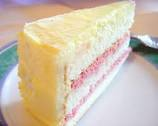
#> input picture Image recognition/Resources_4.1/FoodImages/Train/Cakes/cake1.png, 158 x 126 px, found by its file name; its folder holds 3 pictures in this run
$ python Task4.1P.py
#> lines starting #> are read from the running program, lines starting #| are printed output that depends on the picture; pictures that were not available may be replaced by others from this repository, and a replacement may not be noted
#> pass 2 of the loop `for i in range(0, len(foods)):`:
#> pass 3 of the loop `for i in range(0, len(foods)):`:
import numpy as np
import cv2 as cv
from sklearn.cluster import KMeans
from sklearn.datasets import make_blobs
from yellowbrick.cluster import KElbowVisualizer


"""
The Dictionary class below is developed to build BoW models using K-means algorithm.
K- means is used and the create_word_histograms method which constructs word histograms for a given list of images.
"""
class Dictionary(object):
    # initialise the class
    def __init__(self, name, img_filenames, num_words):
        self.name = name #name of your dictionary
        self.img_filenames = img_filenames #list of image filenames
        self.num_words = num_words #the number of words

        self.training_data = [] #this is the training data required by the K-Means algorithm
        self.words = [] #list of words, which are the centroids of clusters

    def learn(self):
        sift = cv.xfeatures2d.SIFT_create()

        num_keypoints = []  # this is used to store the number of keypoints in each image

        # load training images and compute SIFT descriptors
        for filename in self.img_filenames:
            img = cv.imread(filename)
#> img is the input picture: shape (126, 158, 3); mean B, G, R 173.3, 192.9, 207.9
            img_gray = cv.cvtColor(img, cv.COLOR_BGR2GRAY)
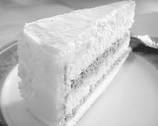
#> img_gray: shape (126, 158); min 20, max 254, mean 195.2
            list_des = sift.detectAndCompute(img_gray, None)[1]

            # if there is not descriptors (such as a white piece of paper), there are 0 key points
            if list_des is None:
                num_keypoints.append(0)
            else:
                num_keypoints.append(len(list_des))
                for des in list_des:
                    self.training_data.append(des)
#> this loop made 71 passes
#> after the loop, self.training_data = 71 items
#> pass 2 of the loop in learn, `for filename in self.img_filenames:`:
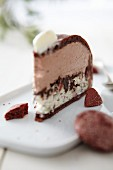
#> input picture Image recognition/Resources_4.1/FoodImages/Train/Cakes/cake10.jpg, 113 x 170 px, found by its file name
#> in learn, img is the input picture: shape (170, 113, 3); mean B, G, R 172.3, 177.3, 188.6
#> in learn, `img_gray = cv.cvtColor(img, cv.COLOR_BGR2GRAY)`:
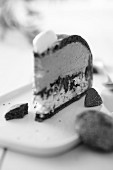
#> img_gray: shape (170, 113); min 3, max 255, mean 180.1
#> the loop in learn, `for des in list_des:` made 142 passes
#> after the loop in learn, `for des in list_des:`: self.training_data = 213 items
#> pass 3 of the loop in learn, `for filename in self.img_filenames:`:
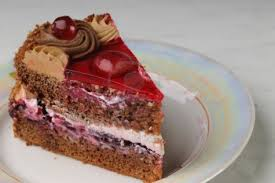
#> input picture Image recognition/Resources_4.1/FoodImages/Train/Cakes/cake11.jpg, 275 x 183 px, found by its file name
#> in learn, img is the input picture: shape (183, 275, 3); mean B, G, R 128.8, 136.8, 160.7
#> in learn, `img_gray = cv.cvtColor(img, cv.COLOR_BGR2GRAY)`:
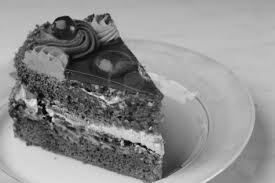
#> img_gray: shape (183, 275); min 2, max 237, mean 143.1
#> after the loop in learn, `for des in list_des:`: self.training_data = 594 items
#> the loop made 5 passes; the first 3 are shown

        # cluster SIFT descriptors using K-means algorithm
        kmeans = KMeans(self.num_words)
        kmeans.fit(self.training_data)

        # each word represent a cluster centroid
        self.words = kmeans.cluster_centers_
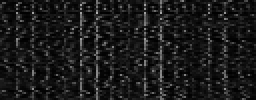
#> self.words: shape (50, 128) float64 (shown 2 times larger); min 0.333, max 174.6, mean 26.6

        # create word histograms for training images
        training_word_histograms = []  # list of word histograms of all training images
        index = 0
        for i in range(0, len(self.img_filenames)):
            # for each file, create a histogram
            histogram = np.zeros(self.num_words, np.float32)

            # if some keypoints exist
            if num_keypoints[i] > 0:
                for j in range(0, num_keypoints[i]):
                    histogram[kmeans.labels_[j + index]] += 1
                index += num_keypoints[i]
                histogram /= num_keypoints[i]
                training_word_histograms.append(histogram)

        return training_word_histograms

    def create_word_histograms(self, img_filenames):
        sift = cv.xfeatures2d.SIFT_create()
        histograms = []

        for filename in img_filenames:
            img = cv.imread(filename)
            img_gray = cv.cvtColor(img, cv.COLOR_BGR2GRAY)
            descriptors = sift.detectAndCompute(img_gray, None)[1]

            histogram = np.zeros(self.num_words, np.float32)  # word histogram for the input image
#> histogram = 50 values from 0 to 0

            if descriptors is not None:
                for des in descriptors:
                    # find the best matching word
                    min_distance = 1111111  # this can be any large number
                    matching_word_ID = -1 #initial matching_word_ID=-1 means no matching

                    # search for the best matching word
                    for i in range(0,self.num_words):
                        distance = np.linalg.norm(des - self.words[i])
                        if distance < min_distance:
                            min_distance = distance
                            matching_word_ID = i

                    histogram[matching_word_ID] += 1
#> after the loop, histogram = 50 values, max 6 at index 6, min 0 at index 1, mean 1.42

                histogram /= len(descriptors)  # normalise histogram to frequencies
#> histogram = 50 values, max 0.0845 at index 6, min 0 at index 1, mean 0.02

            histograms.append(histogram)

        return histograms

import os

"""
training_file_names: containing the file names of all training images
training_food_labels: containing the food labels of all training images
Cakes have labels as 0, Pasta as 1, and Pizza as 2.
"""

foods = ['Cakes', 'Pasta', 'Pizza']
path = '/Users/johnathontoh/Desktop/SIT789 - Applications of Computer Vision and Speech Processing/Week 4/Task 4.1P/Resources_4.1/FoodImages'
training_file_names = []
training_food_labels = []
for i in range(0, len(foods)):
    sub_path = path + '/Train/' + foods[i] + '/'
    print("sub_path: \n", sub_path, "\n")

    sub_file_names = [os.path.join(sub_path, f) for f in os.listdir(sub_path)]
    print("sub_file_names: \n", sub_file_names, "\n")

    # create a list of N elements, all are i
    training_file_names += sub_file_names
    print("training_file_names: \n", training_file_names, "\n")

    sub_food_labels = [i] * len(sub_file_names)
    print("sub_food_labels: \n", sub_food_labels, "\n")

    training_food_labels += sub_food_labels
    print("training_food_labels: \n", training_food_labels, "\n")


print("training_file_names: \n", training_file_names, "\n")
print("training_food_labels: \n",training_food_labels, "\n")


# 50 words in the dictionary
num_words = 50
dictionary_name = 'food'
dictionary = Dictionary(dictionary_name, training_file_names, num_words)


"""
The learn method extracts words from a training dataset and creates the word histograms for all the training images in the training set.
"""
training_word_histograms = dictionary.learn()

"""
Save the dictionary into file once the training is complete and reload it for use without retraining.
To save the dictionary into file, you can use pickle as follows.
"""
import pickle
#save dictionary
with open('food_dictionary.dic', 'wb') as f: #'wb' is for binary write
    pickle.dump(dictionary, f)

# load the dictionary
with open('food_dictionary.dic', 'rb') as f: #'rb' is for binary read
    dictionary = pickle.load(f)
    #print(dictionary)

"""
apply k-NN for food image recognition.
First declare a k-NN classifier and train it using the training_word_histograms and training_food_labels.
"""

def knn(classifier, num ):
    num_nearest_neighbours = num #number of neighbours
    from sklearn.neighbors import KNeighborsClassifier

    knn = KNeighborsClassifier(n_neighbors = num_nearest_neighbours)
    knn.fit(training_word_histograms, training_food_labels)

    predicted_food_labels_array = []

    for folder in os.listdir(path + '/Test'):
        # to not count any hidden files
        if folder.startswith('.') is False:
            for files in os.listdir(path + '/Test/' + folder):
                test_file_name = [path + '/Test/' + folder + '/' + files]
                print(test_file_name)
                word_histograms = dictionary.create_word_histograms(test_file_name)
#> word_histograms = 1 item

                predicted_food_labels = knn.predict(word_histograms)
#> predicted_food_labels = [0]
                predicted_food_labels_array.append(predicted_food_labels)
                #print('Food label: ', predicted_food_labels)
    print("predicted_food_labels_array: \n", predicted_food_labels_array, "\n")
#| predicted_food_labels_array:
#|  [array([0])]

    from sklearn.metrics import confusion_matrix
#> (the run stopped early here; a loop or call above may not have finished)
